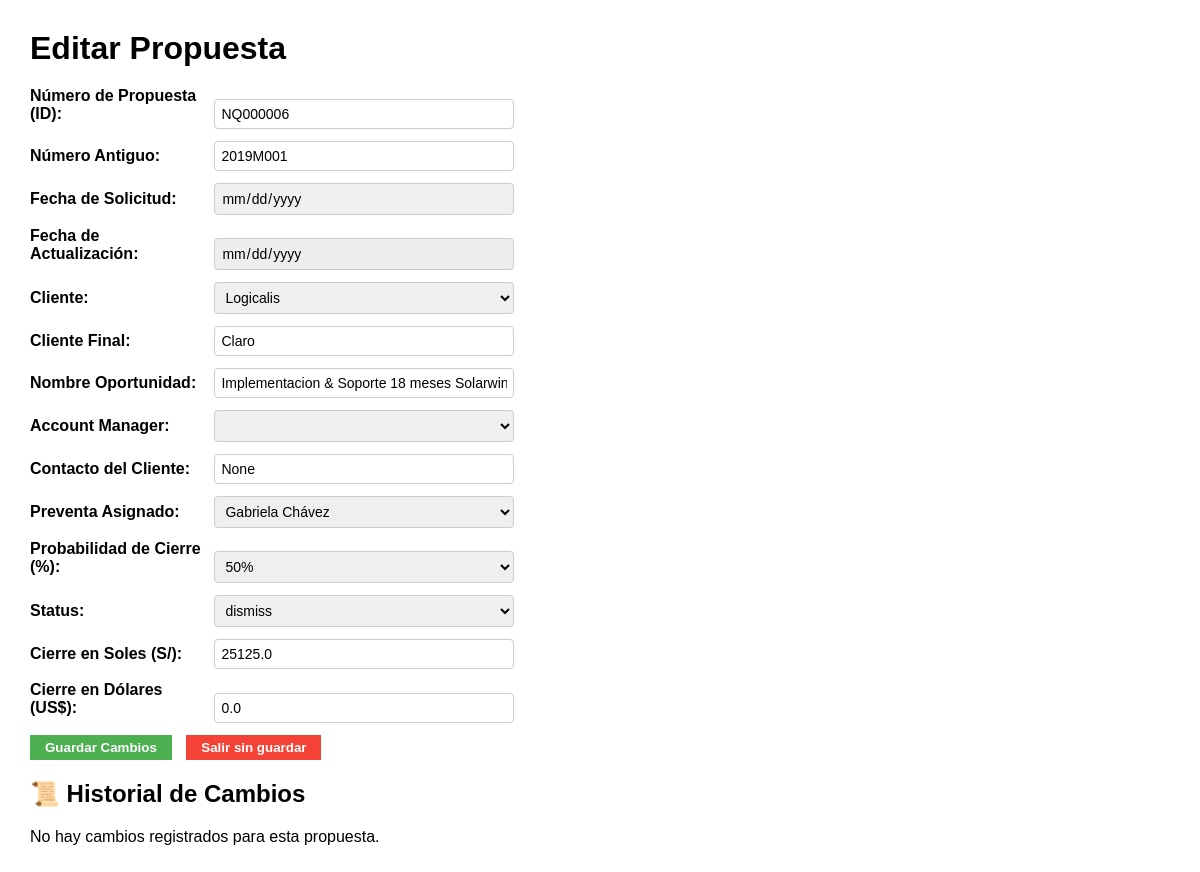
The page /propuestas/editar/NQ000006 (signed in) on the database as committed earlier.
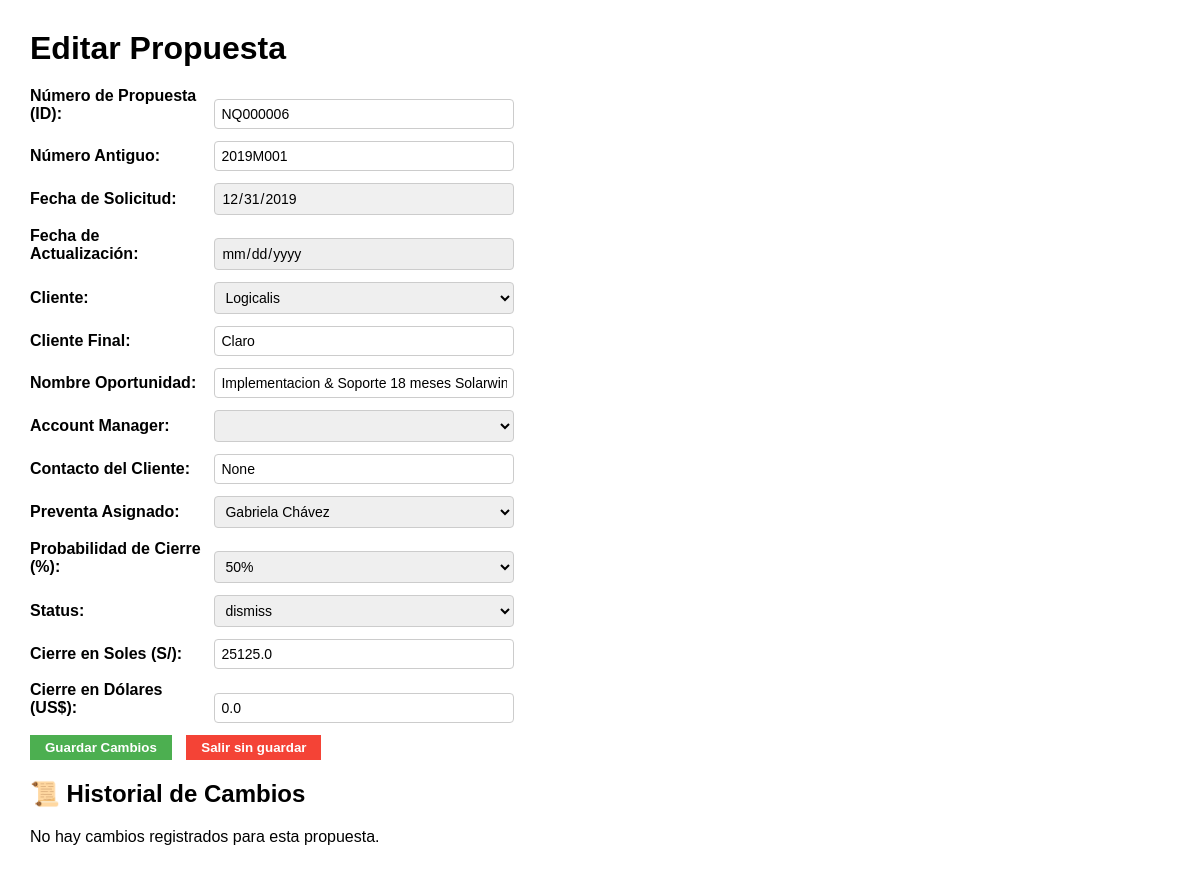
The same page on the database as committed later.
### tables this page shows
CREATE TABLE propuestas (
    id TEXT PRIMARY KEY,
    nro_antiguo TEXT,
    fecha_solicitud DATE,
    fecha_actualizacion DATE,
    cliente TEXT,
    cliente_final TEXT,
    nombre_oportunidad TEXT,
    account_manager TEXT,
    contacto_cliente TEXT,
    preventa_asignado TEXT,
    probabilidad_cierre REAL,
    status TEXT,
    cierre_soles REAL,
    cierre_dolares REAL,
    comentarios TEXT
);

CREATE TABLE clientes (
    id INTEGER PRIMARY KEY AUTOINCREMENT,
    nombre TEXT NOT NULL UNIQUE,
    direccion TEXT,
    telefono TEXT,
    email TEXT,
    contacto_principal TEXT,
    notas TEXT
);

### app.py (the view, shortened to what this page needs)
@app.route("/propuestas/editar/<string:id>", methods=["GET", "POST"])
def editar_propuesta(id):
    if "usuario_id" not in session:
        return redirect(url_for("login"))
    filtros = {"id": id}
    propuestas = leer_propuestas(filtros=filtros, pagina=1, filas_por_pagina=1)
    propuesta = propuestas[0] if propuestas else None
    if not propuesta:
        flash("Propuesta no encontrada.", "error")
        return redirect(url_for("index", **request.args))
    if not puede_editar_propuesta(propuesta):
        flash("No tienes permiso para editar esta propuesta.", "error")
        return redirect(url_for("index", **request.args))
    clientes = get_clientes()
    account_managers = get_account_managers()
    preventas = get_preventas()
    probabilidades = PROBABILIDAD_CIERRE
    estados = STATUS
    logs = sorted(leer_logs_propuesta(id), key=lambda l: l["fecha"], reverse=True)
    filtros_get = dict(request.args)  # Todos los filtros dinámicos
    return render_template(
        "editar_propuesta.html",
        propuesta=propuesta,
        clientes=clientes,
        account_managers=account_managers,
        preventas=preventas,
        probabilidades=probabilidades,
        estados=estados,
        logs=logs,
        filtros=filtros
    )

### app.py (called while the page is built, shortened)
@app.before_request
def verificar_acceso():
    rutas_publicas = ["/login", "/static", "/favicon.ico"]
    if not session.get("usuario_id"):
        if not any(request.path.startswith(r) for r in rutas_publicas):
            return redirect(url_for('login'))

def puede_editar_propuesta(propuesta):
    rol = session.get("rol")
    usuario = session.get("nombre")
    if rol == "administrador":
        return True

### services/propuesta_service.py (called while the page is built)
def leer_logs_propuesta(id_propuesta):
    conn = get_db_connection()
    cursor = conn.cursor()
    cursor.execute("""
        SELECT campo, valor_anterior, valor_nuevo, usuario, fecha
        FROM logs_propuesta
        WHERE id_propuesta = ?
        ORDER BY fecha DESC
    """, (id_propuesta,))
    logs = cursor.fetchall()
    conn.close()
    return logs

    @property
    def nro_oportunidad(self):
        return self.id

### utils/listas_datos.py (called while the page is built)
def get_account_managers():
    conn = get_db_connection()
    cursor = conn.cursor()
    cursor.execute("SELECT nombre FROM usuarios WHERE rol = 'account_manager' AND activo = 1")
    resultado = [fila["nombre"] for fila in cursor.fetchall()]
    conn.close()
    return resultado

### templates/editar_propuesta.html (shortened to what this page needs)
<!DOCTYPE html>
<html lang="es">
<head>
</head>
<body>
    <h1>Editar Propuesta</h1>
    <form method="POST">
        <div><label>Número de Propuesta (ID):</label> <input type="text" name="nro_oportunidad" value="{{ propuesta.nro_oportunidad }}" readonly></div>
        <div><label>Número Antiguo:</label> <input type="text" name="nro_antiguo" value="{{ propuesta.nro_antiguo }}"></div>
        <div><label>Fecha de Solicitud:</label> <input type="date" name="fecha_solicitud" value="{{ propuesta.fecha_solicitud }}" readonly style="background-color: #f0f0f0;"></div>
        <div><label>Fecha de Actualización:</label> <input type="date" name="fecha_actualizacion" value="{{ propuesta.fecha_actualizacion }}" readonly style="background-color: #eee;"></div>
        <div><label>Cliente:</label>
            <select name="cliente">
                {% for opcion in clientes %}
                    <option value="{{ opcion }}" {% if propuesta.cliente == opcion %}selected{% endif %}>{{ opcion }}</option>
                {% endfor %}
            </select>
        </div>
        <div><label>Cliente Final:</label> <input type="text" name="cliente_final" value="{{ propuesta.cliente_final }}"></div>
        <div><label>Nombre Oportunidad:</label> <input type="text" name="nombre_oportunidad" value="{{ propuesta.nombre_oportunidad }}"></div>
        <div><label>Account Manager:</label>
            <select name="account_manager">
            </select>
        </div>
        <div><label>Contacto del Cliente:</label> <input type="text" name="contacto_cliente" value="{{ propuesta.contacto_cliente }}"></div>
        <div><label>Preventa Asignado:</label>
            <select name="preventa_asignado">
                {% for opcion in preventas %}
                    <option value="{{ opcion }}" {% if propuesta.preventa_asignado == opcion %}selected{% endif %}>{{ opcion }}</option>
                {% endfor %}
            </select>
        </div>
        <div><label>Probabilidad de Cierre (%):</label>
            <select name="probabilidad_cierre">
                {% for val in probabilidades %}
                    <option value="{{ val }}" {% if propuesta.probabilidad_cierre == val %}selected{% endif %}>
                        {{ (val * 100)|int }}%
                    </option>
                {% endfor %}
            </select>
        </div>
        <div><label>Status:</label>
            <select name="status">
                {% for opcion in estados %}
                    <option value="{{ opcion }}" {% if propuesta.status == opcion %}selected{% endif %}>{{ opcion }}</option>
                {% endfor %}
            </select>
        </div>
        <div><label>Cierre en Soles (S/):</label> <input type="number" step="0.01" name="cierre_soles" value="{{ propuesta.cierre_soles }}"></div>
        <div><label>Cierre en Dólares (US$):</label> <input type="number" step="0.01" name="cierre_dolares" value="{{ propuesta.cierre_dolares }}"></div>
        <div>
            <button type="submit" class="button guardar">Guardar Cambios</button>
            {% if request.args.get("next") %}
              <a href="{{ request.args.get('next') }}">
                <button type="button" class="button salir">Salir sin guardar</button>
              </a>
            {% else %}
              <a href="{{ url_for('index', **filtros) }}">
                <button type="button" class="button salir">Salir sin guardar</button>
              </a>
            {% endif %}
        </div>
    </form>
    <h2>📜 Historial de Cambios</h2>
    {% if logs %}
        <ul>
            {% for log in logs %}
                <li>
                    [{{ log.fecha | datetime }}] [{{ log.usuario }}] {{ log.campo }}: '{{ log.valor_anterior }}' → '{{ log.valor_nuevo }}'
                </li>
            {% endfor %}
        </ul>
    {% else %}
        <p>No hay cambios registrados para esta propuesta.</p>
    {% endif %}
</body>
</html>

Rows that differ between the two databases and show on the page:
changed propuestas "NQ000006": fecha_solicitud (not shown) → "12/31/2019"
